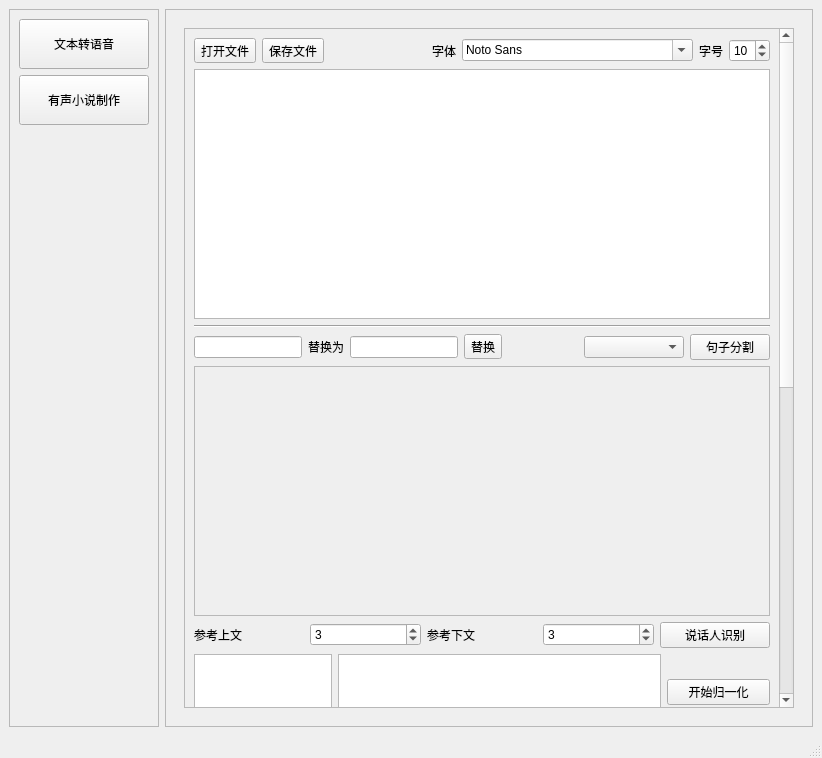
<?xml version="1.0" encoding="UTF-8"?>
<ui version="4.0">
 <class>MainWindow</class>
 <widget class="QMainWindow" name="MainWindow">
  <property name="geometry">
   <rect>
    <x>0</x>
    <y>0</y>
    <width>822</width>
    <height>758</height>
   </rect>
  </property>
  <property name="sizePolicy">
   <sizepolicy hsizetype="Preferred" vsizetype="Preferred">
    <horstretch>0</horstretch>
    <verstretch>0</verstretch>
   </sizepolicy>
  </property>
  <property name="windowTitle">
   <string>MainWindow</string>
  </property>
  <widget class="QWidget" name="centralwidget">
   <layout class="QHBoxLayout" name="horizontalLayout">
    <item>
     <widget class="QFrame" name="frameLeft">
      <property name="sizePolicy">
       <sizepolicy hsizetype="Preferred" vsizetype="Preferred">
        <horstretch>1</horstretch>
        <verstretch>0</verstretch>
       </sizepolicy>
      </property>
      <property name="minimumSize">
       <size>
        <width>150</width>
        <height>0</height>
       </size>
      </property>
      <property name="maximumSize">
       <size>
        <width>150</width>
        <height>16777215</height>
       </size>
      </property>
      <property name="frameShape">
       <enum>QFrame::StyledPanel</enum>
      </property>
      <property name="frameShadow">
       <enum>QFrame::Raised</enum>
      </property>
      <layout class="QVBoxLayout" name="verticalLayout_5">
       <item>
        <layout class="QVBoxLayout" name="verticalLayout">
         <item>
          <widget class="QPushButton" name="pageButton1">
           <property name="sizePolicy">
            <sizepolicy hsizetype="Preferred" vsizetype="Preferred">
             <horstretch>0</horstretch>
             <verstretch>0</verstretch>
            </sizepolicy>
           </property>
           <property name="minimumSize">
            <size>
             <width>0</width>
             <height>50</height>
            </size>
           </property>
           <property name="maximumSize">
            <size>
             <width>16777215</width>
             <height>50</height>
            </size>
           </property>
           <property name="text">
            <string>文本转语音</string>
           </property>
          </widget>
         </item>
         <item>
          <widget class="QPushButton" name="pageButton2">
           <property name="sizePolicy">
            <sizepolicy hsizetype="Preferred" vsizetype="Preferred">
             <horstretch>0</horstretch>
             <verstretch>0</verstretch>
            </sizepolicy>
           </property>
           <property name="minimumSize">
            <size>
             <width>0</width>
             <height>50</height>
            </size>
           </property>
           <property name="maximumSize">
            <size>
             <width>16777215</width>
             <height>50</height>
            </size>
           </property>
           <property name="text">
            <string>有声小说制作</string>
           </property>
          </widget>
         </item>
         <item>
          <spacer name="verticalSpacer_2">
           <property name="orientation">
            <enum>Qt::Vertical</enum>
           </property>
           <property name="sizeHint" stdset="0">
            <size>
             <width>20</width>
             <height>40</height>
            </size>
           </property>
          </spacer>
         </item>
        </layout>
       </item>
      </layout>
     </widget>
    </item>
    <item>
     <widget class="QFrame" name="frameRight">
      <property name="sizePolicy">
       <sizepolicy hsizetype="Preferred" vsizetype="Preferred">
        <horstretch>5</horstretch>
        <verstretch>0</verstretch>
       </sizepolicy>
      </property>
      <property name="frameShape">
       <enum>QFrame::StyledPanel</enum>
      </property>
      <property name="frameShadow">
       <enum>QFrame::Raised</enum>
      </property>
      <layout class="QVBoxLayout" name="verticalLayout_3">
       <item>
        <widget class="QStackedWidget" name="pageStackedWidget">
         <property name="sizePolicy">
          <sizepolicy hsizetype="Expanding" vsizetype="Expanding">
           <horstretch>0</horstretch>
           <verstretch>0</verstretch>
          </sizepolicy>
         </property>
         <property name="currentIndex">
          <number>1</number>
         </property>
         <widget class="QWidget" name="page1">
          <layout class="QVBoxLayout" name="verticalLayout_2">
           <item>
            <widget class="QPlainTextEdit" name="ttsTextEdit"/>
           </item>
           <item>
            <widget class="TTSSet" name="ttsSet" native="true">
             <property name="minimumSize">
              <size>
               <width>0</width>
               <height>200</height>
              </size>
             </property>
            </widget>
           </item>
           <item>
            <widget class="AudioPlayer" name="audioPlayer" native="true">
             <property name="minimumSize">
              <size>
               <width>0</width>
               <height>50</height>
              </size>
             </property>
             <property name="toolTip">
              <string/>
             </property>
            </widget>
           </item>
          </layout>
         </widget>
         <widget class="QWidget" name="page2">
          <layout class="QVBoxLayout" name="verticalLayout_6">
           <item>
            <widget class="QScrollArea" name="scrollArea_2">
             <property name="widgetResizable">
              <bool>true</bool>
             </property>
             <widget class="QWidget" name="scrollAreaWidgetContents_2">
              <property name="geometry">
               <rect>
                <x>0</x>
                <y>-625</y>
                <width>591</width>
                <height>1283</height>
               </rect>
              </property>
              <layout class="QVBoxLayout" name="verticalLayout_7">
               <item>
                <layout class="QHBoxLayout" name="horizontalLayout_7">
                 <item>
                  <widget class="QToolButton" name="fileOpenButton">
                   <property name="text">
                    <string>打开文件</string>
                   </property>
                  </widget>
                 </item>
                 <item>
                  <widget class="QToolButton" name="fileSaveButton">
                   <property name="text">
                    <string>保存文件</string>
                   </property>
                  </widget>
                 </item>
                 <item>
                  <spacer name="horizontalSpacer_3">
                   <property name="orientation">
                    <enum>Qt::Horizontal</enum>
                   </property>
                   <property name="sizeHint" stdset="0">
                    <size>
                     <width>40</width>
                     <height>20</height>
                    </size>
                   </property>
                  </spacer>
                 </item>
                 <item>
                  <widget class="QLabel" name="label_2">
                   <property name="text">
                    <string>字体</string>
                   </property>
                  </widget>
                 </item>
                 <item>
                  <widget class="QFontComboBox" name="fontComboBox">
                   <property name="currentFont">
                    <font>
                     <family>宋体</family>
                     <pointsize>10</pointsize>
                    </font>
                   </property>
                  </widget>
                 </item>
                 <item>
                  <widget class="QLabel" name="label_3">
                   <property name="text">
                    <string>字号</string>
                   </property>
                  </widget>
                 </item>
                 <item>
                  <widget class="QSpinBox" name="fontSizeSpinBox">
                   <property name="minimum">
                    <number>1</number>
                   </property>
                   <property name="maximum">
                    <number>72</number>
                   </property>
                   <property name="value">
                    <number>10</number>
                   </property>
                  </widget>
                 </item>
                </layout>
               </item>
               <item>
                <layout class="QHBoxLayout" name="horizontalLayout_9">
                 <item>
                  <widget class="QPlainTextEdit" name="fileTextEdit">
                   <property name="sizePolicy">
                    <sizepolicy hsizetype="Expanding" vsizetype="Preferred">
                     <horstretch>0</horstretch>
                     <verstretch>0</verstretch>
                    </sizepolicy>
                   </property>
                   <property name="minimumSize">
                    <size>
                     <width>0</width>
                     <height>250</height>
                    </size>
                   </property>
                  </widget>
                 </item>
                </layout>
               </item>
               <item>
                <widget class="Line" name="line1">
                 <property name="orientation">
                  <enum>Qt::Horizontal</enum>
                 </property>
                </widget>
               </item>
               <item>
                <layout class="QHBoxLayout" name="horizontalLayout_8">
                 <item>
                  <widget class="QLineEdit" name="replaceEdit1"/>
                 </item>
                 <item>
                  <widget class="QLabel" name="label">
                   <property name="text">
                    <string>替换为</string>
                   </property>
                  </widget>
                 </item>
                 <item>
                  <widget class="QLineEdit" name="replaceEdit2"/>
                 </item>
                 <item>
                  <widget class="QToolButton" name="replaceButton">
                   <property name="text">
                    <string>替换</string>
                   </property>
                  </widget>
                 </item>
                 <item>
                  <spacer name="horizontalSpacer_2">
                   <property name="orientation">
                    <enum>Qt::Horizontal</enum>
                   </property>
                   <property name="sizeHint" stdset="0">
                    <size>
                     <width>40</width>
                     <height>20</height>
                    </size>
                   </property>
                  </spacer>
                 </item>
                 <item>
                  <widget class="QComboBox" name="splitRuleComboBox">
                   <property name="minimumSize">
                    <size>
                     <width>100</width>
                     <height>0</height>
                    </size>
                   </property>
                  </widget>
                 </item>
                 <item>
                  <widget class="QPushButton" name="splitButton">
                   <property name="text">
                    <string>句子分割</string>
                   </property>
                  </widget>
                 </item>
                </layout>
               </item>
               <item>
                <layout class="QHBoxLayout" name="horizontalLayout_4">
                 <item>
                  <widget class="QScrollArea" name="scrollArea">
                   <property name="minimumSize">
                    <size>
                     <width>0</width>
                     <height>250</height>
                    </size>
                   </property>
                   <property name="widgetResizable">
                    <bool>true</bool>
                   </property>
                   <widget class="QWidget" name="scrollAreaWidgetContents">
                    <property name="geometry">
                     <rect>
                      <x>0</x>
                      <y>0</y>
                      <width>569</width>
                      <height>248</height>
                     </rect>
                    </property>
                    <layout class="QVBoxLayout" name="sentenceDisplayLayout"/>
                   </widget>
                  </widget>
                 </item>
                </layout>
               </item>
               <item>
                <layout class="QHBoxLayout" name="horizontalLayout_2">
                 <item>
                  <widget class="QLabel" name="label_4">
                   <property name="text">
                    <string>参考上文</string>
                   </property>
                  </widget>
                 </item>
                 <item>
                  <widget class="QSpinBox" name="preContextSpinBox">
                   <property name="minimum">
                    <number>1</number>
                   </property>
                   <property name="maximum">
                    <number>10</number>
                   </property>
                   <property name="value">
                    <number>3</number>
                   </property>
                  </widget>
                 </item>
                 <item>
                  <widget class="QLabel" name="label_5">
                   <property name="text">
                    <string>参考下文</string>
                   </property>
                  </widget>
                 </item>
                 <item>
                  <widget class="QSpinBox" name="postContextSpinBox">
                   <property name="minimum">
                    <number>1</number>
                   </property>
                   <property name="maximum">
                    <number>10</number>
                   </property>
                   <property name="value">
                    <number>3</number>
                   </property>
                  </widget>
                 </item>
                 <item>
                  <widget class="QPushButton" name="speakerIdentificationButton">
                   <property name="text">
                    <string>说话人识别</string>
                   </property>
                  </widget>
                 </item>
                </layout>
               </item>
               <item>
                <layout class="QHBoxLayout" name="horizontalLayout_3">
                 <item>
                  <widget class="QListWidget" name="showListWidget">
                   <property name="sizePolicy">
                    <sizepolicy hsizetype="Expanding" vsizetype="Expanding">
                     <horstretch>3</horstretch>
                     <verstretch>0</verstretch>
                    </sizepolicy>
                   </property>
                   <property name="minimumSize">
                    <size>
                     <width>0</width>
                     <height>250</height>
                    </size>
                   </property>
                  </widget>
                 </item>
                 <item>
                  <widget class="QTableWidget" name="editTableWidget">
                   <property name="sizePolicy">
                    <sizepolicy hsizetype="Expanding" vsizetype="Expanding">
                     <horstretch>7</horstretch>
                     <verstretch>0</verstretch>
                    </sizepolicy>
                   </property>
                  </widget>
                 </item>
                 <item>
                  <layout class="QVBoxLayout" name="verticalLayout_4">
                   <item>
                    <widget class="QPushButton" name="normalizeBeginButton">
                     <property name="text">
                      <string>开始归一化</string>
                     </property>
                    </widget>
                   </item>
                   <item>
                    <widget class="QPushButton" name="normalizeEndButton">
                     <property name="text">
                      <string>确定归一化</string>
                     </property>
                    </widget>
                   </item>
                   <item>
                    <widget class="QPushButton" name="identificationSaveButton">
                     <property name="text">
                      <string>保存归一化结果</string>
                     </property>
                    </widget>
                   </item>
                   <item>
                    <widget class="QPushButton" name="speakerTTSSetBeginButton">
                     <property name="text">
                      <string>开始分配角色TTS</string>
                     </property>
                    </widget>
                   </item>
                  </layout>
                 </item>
                </layout>
               </item>
               <item>
                <widget class="QScrollArea" name="scrollArea_3">
                 <property name="minimumSize">
                  <size>
                   <width>0</width>
                   <height>200</height>
                  </size>
                 </property>
                 <property name="widgetResizable">
                  <bool>true</bool>
                 </property>
                 <widget class="QWidget" name="scrollAreaWidgetContents_3">
                  <property name="geometry">
                   <rect>
                    <x>0</x>
                    <y>0</y>
                    <width>571</width>
                    <height>198</height>
                   </rect>
                  </property>
                  <layout class="QVBoxLayout" name="speakerSetLayout"/>
                 </widget>
                </widget>
               </item>
               <item>
                <layout class="QHBoxLayout" name="horizontalLayout_5">
                 <item>
                  <widget class="QPushButton" name="totalGenerateButton">
                   <property name="text">
                    <string>一键生成</string>
                   </property>
                  </widget>
                 </item>
                 <item>
                  <widget class="QPushButton" name="totalSaveButton">
                   <property name="text">
                    <string>打包下载</string>
                   </property>
                  </widget>
                 </item>
                </layout>
               </item>
               <item>
                <widget class="AudioPlayer" name="audioPlayer2" native="true">
                 <property name="minimumSize">
                  <size>
                   <width>0</width>
                   <height>150</height>
                  </size>
                 </property>
                </widget>
               </item>
              </layout>
             </widget>
            </widget>
           </item>
          </layout>
         </widget>
        </widget>
       </item>
      </layout>
     </widget>
    </item>
   </layout>
  </widget>
  <widget class="QMenuBar" name="menubar">
   <property name="geometry">
    <rect>
     <x>0</x>
     <y>0</y>
     <width>822</width>
     <height>22</height>
    </rect>
   </property>
  </widget>
  <widget class="QStatusBar" name="statusbar"/>
 </widget>
 <customwidgets>
  <customwidget>
   <class>AudioPlayer</class>
   <extends>QWidget</extends>
   <header>src.audio_player</header>
   <container>1</container>
  </customwidget>
  <customwidget>
   <class>TTSSet</class>
   <extends>QWidget</extends>
   <header>src.tts_set</header>
   <container>1</container>
  </customwidget>
 </customwidgets>
 <resources>
  <include location="resource/res.qrc"/>
 </resources>
 <connections/>
</ui>
